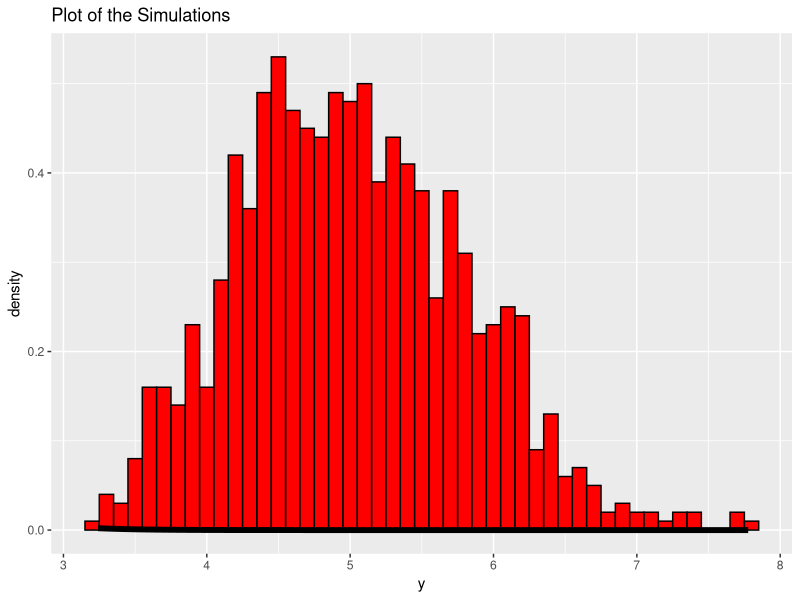

Here is the R script that generated this plot:
## ---- chunk 1
library(ggplot2)
## ---- chunk 2
lambda = 0.2
#this is a place holder for the means we will collect during the simulations.
all.the.means = NULL
#num.sims is the number of simulations we will run, in this case 1000
num.sims = 1000

#set a seed to make it reproducible
set.seed(500)

for(i in 1:num.sims) all.the.means = c(all.the.means, mean(rexp(40,lambda)))

#store the simulation results in a data frame
df = data.frame(x=1:num.sims, y=all.the.means)

## ---- chunk 3
pop.mean = 1/lambda
pop.mean
## ---- chunk 4
sample.mean = mean(all.the.means)
sample.mean
## ---- chunk 5
theoretical.var = ((1/lambda)/sqrt(40))^2
theoretical.var
## ---- chunk 6
sample.var = var(all.the.means)
sample.var
## ---- chunk 7
#histgoram of the means
g <- ggplot(df, aes(x=y)) + geom_histogram(aes(y=..density..), binwidth=0.1, fill="red", color="black") + labs(title="Plot of the Simulations")
g = g + stat_function(fun=dnorm, arg=list(mean=(1/lambda), sd=(1/lambda)/sqrt(40)), size=2) 
print(g)

